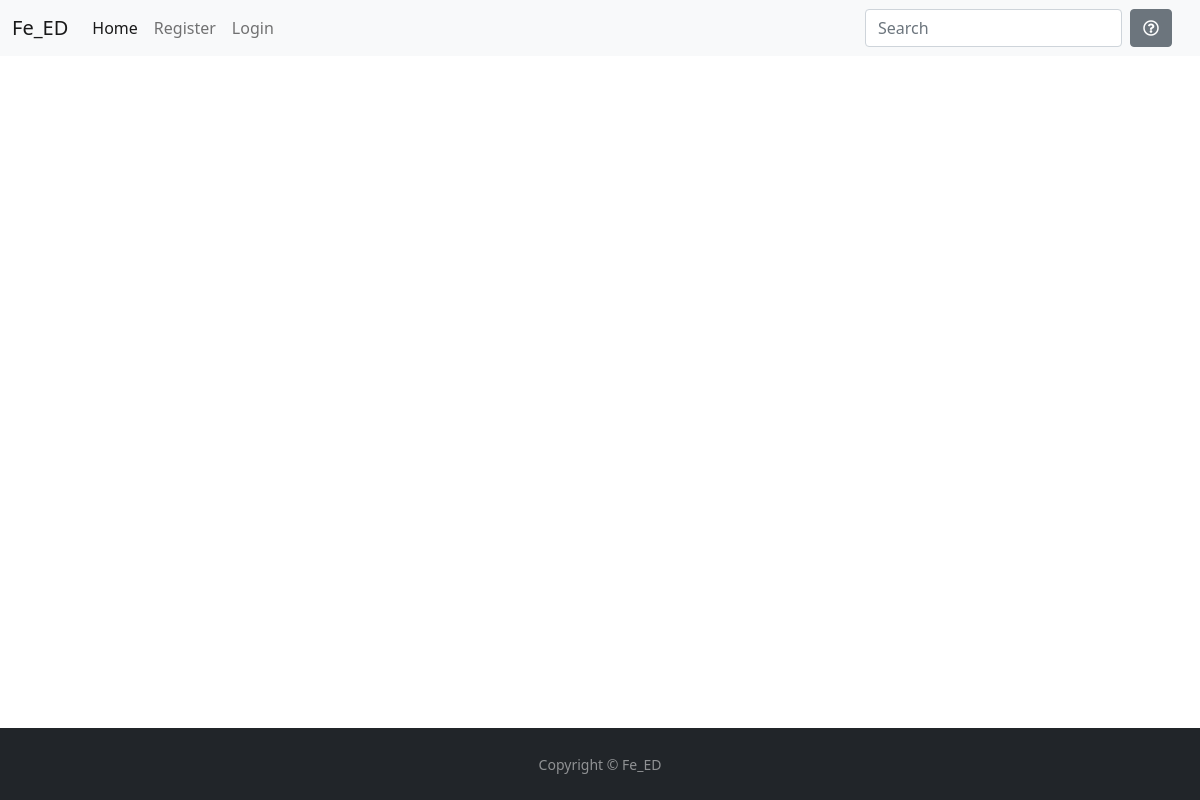
Before: / with the older database file.
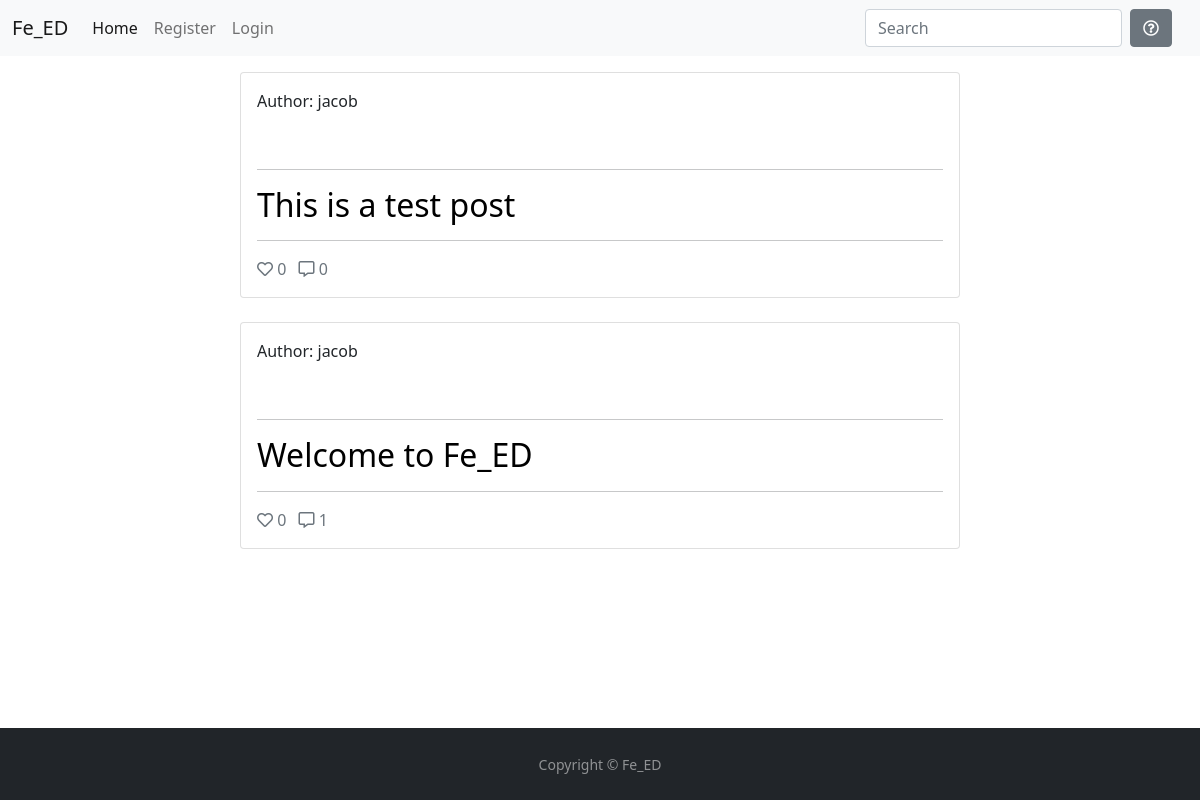
After: the same page with the newer database file.
### articles/models.py (models this page shows, shortened)
class Article(models.Model):
    user = models.ForeignKey(User, on_delete=models.CASCADE, null=True, related_name='article')
    title = models.CharField(max_length=200)
    slug = models.SlugField(blank=True, null=True)
    content = models.TextField()
    featured_image = CloudinaryField('image', default='placeholder')
    published = models.DateTimeField(auto_now_add=True)
    updated = models.DateTimeField(auto_now=True)
    status = models.IntegerField(choices=STATUS, default=0)
    likes = models.ManyToManyField(User, related_name='article_like', blank=True)
    class Meta:
        ordering = ('-published',)
    def number_of_likes(self):
        return self.likes.count()

### articles/views.py (the view)
# urls.py: path('', views.ArticleList.as_view(), name='home'),
class ArticleList(generic.ListView):
    model = Article
    queryset = Article.objects.filter(status=1).order_by('likes', '-published')
    template_name = 'index.html'
    def get_context_data(self, **kwargs):
        context = super(ArticleList, self).get_context_data(**kwargs)
        return context

### templates/index.html (shortened to what this page needs)
{% extends 'base.html' %}
{% load static %}
{% block content %}
<div class="container-fluid">
    <div class="row">
        <div class="col-12 mt-3 left">
            <div class="row">
                {% for post in article_list %}
                <div class="col-md-8 offset-2">
                    <div class="card mb-4">
                        <div class="card-body">
                            <div class="image-container">
                                <div class="image-flash">
                                    <p class="author">Author: {{ post.user }}</p>
                                </div>
                                {% if "placeholder" in post.featured_image.url %}
                                <img class="card-img-top" src="">
                                {% else %}
                                <a href="{% url 'articles:article_detail' post.slug%}"><img class="card-img-top" src=" {{ post.featured_image.url }}"></a>
                                {% endif %}
                            </div>
                            <hr>
                             <a href="{% url 'articles:article_detail' post.slug %}" class="post-link">
                                 <h2 class="card-title">{{ post.title }}</h2></a>
                            <hr />
                            <div>
                                <p class="card-text text-muted h6 d-inline me-2">{{ post.created_on}} <i
                                        class="far fa-heart"></i>
                                    {{ post.number_of_likes }}</p>
                                <p class="text-muted d-inline"><i class="far fa-comment-alt"></i>
                                    {{ post.comments.count }}</p>
                            </div>
                        </div>
                    </div>
                </div>
                {% endfor %}
            </div>
        </div>
    </div>
</div>
{%endblock%}

### templates/base.html (shortened to what this page needs)
{% load static %}
<!DOCTYPE html>
<html lang="en">
<head>
  <link rel="stylesheet" href="https://use.fontawesome.com/releases/v5.15.4/css/all.css"
>
  <link href="https://cdn.jsdelivr.net/npm/bootstrap@5.0.1/dist/css/bootstrap.min.css" rel="stylesheet"
>
  <link rel="stylesheet" href="{% static 'css/style.css' %}">
</head>
<body class="d-flex flex-column">
    <nav class="navbar navbar-expand-lg navbar-light bg-light">
    <div class="container-fluid">
      <a class="navbar-brand" href="{% url 'articles:home'%}">Fe_<span class="red-e">E</span>D</a>
      <div class="collapse navbar-collapse" id="navbarNav">
        <ul class="navbar-nav">
          <li class="nav-item">
            <a class="nav-link active" aria-current="page" href="{% url 'articles:home' %}">Home</a>
          </li>
          {% if user.is_authenticated %}
          <li class="nav-item">
            <a class="nav-link" href="{% url 'account_logout'%}">Logout</a>
          </li>
          <li class="nav-item">
            <a class="nav-link" href="{% url 'articles:article_create'%}">Add Post</a>
          </li>
          <li class="nav-item">
            <a class="nav-link" href="{% url 'members:profile_page' %}">My-profile</a>
          </li>
          {% else %}
          <li class="nav-item">
            <a class="nav-link" href="{% url 'members:SignUpView' %}">Register</a>
          </li>
          <li class="nav-item">
            <a class="nav-link" href="{% url 'members:LoginView'%}">Login</a>
          </li>
          {% endif %}
        </ul>
      </div>
        <form class="d-flex me-3 my-2 my-lg-0" method="POST" action="{% url 'articles:search' %}">
          <input class="form-control nav-item me-2" type="search" name="title" placeholder="Search" aria-label="Search">
          <button type="submit" class="btn btn-secondary"><i class="far fa-question-circle"></i></button>
        </form>
    </div>
  </nav>
  <div class="container">
    {% block content %}
    {% endblock %}
  </div>
    <footer id="sticky-footer" class="flex-shrink-0 mt-auto py-4 bg-dark text-white-50">
      <div class="container text-center">
        <small>Copyright &copy; Fe_ED</small>
      </div>
    </footer>
</body>
</html>

### static/css/style.css (style rules this page uses)
html, body { height: 100%; }
#sticky-footer { position: sticky; }
.post-link { text-decoration: None; color: black; }

Changed rows visible on the page:
added Article: user "jacob", title "This is a test post", number_of_likes "0", comments.count "0"
added Article: user "jacob", title "Welcome to Fe_ED", number_of_likes "0", comments.count "1"
